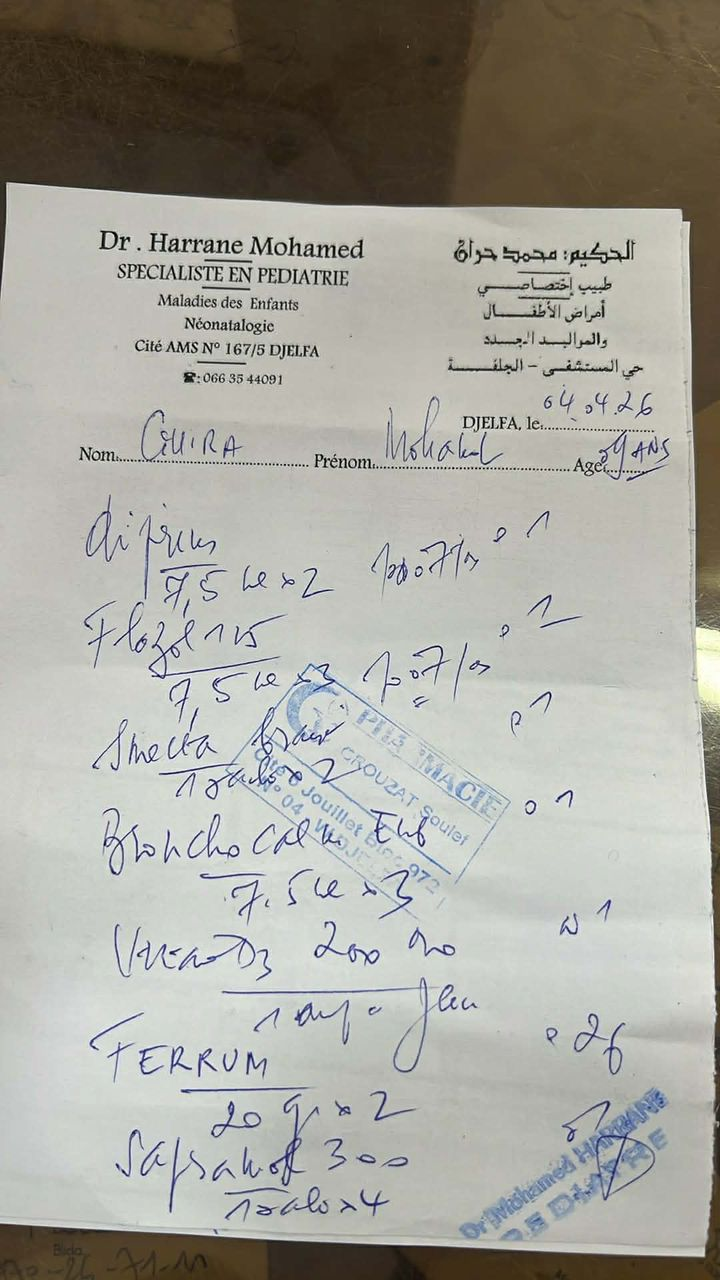
#> input picture ocr-model/real_data_raw/WhatsApp Image 2026-04-06 at 11.36.48 AM (1).jpeg, 720 x 1280 px; its folder holds only this picture in this run
$ python extract_real_lines.py
#> lines starting #> are read from the running program, lines starting #| are printed output that depends on the picture; after the words box and inside, x2 and y2 are one past the last pixel; in counts of white or black regions, pixels touching at a corner belong together
"""
extract_real_lines.py  (v2 — adaptive kernel)

Extracts text line crops from real prescription photos.
Uses resolution-adaptive morphological parameters so it works equally
on both low-res (1200px) and high-res (3000px+) phone photos.

Output: real_data_lines/<stem>_line_N.jpg  for each detected line
        real_data_lines/real_annotations.csv  (empty text column, seed)

Run:
    python ocr-model/extract_real_lines.py
"""

import csv
import os
from pathlib import Path

import cv2
import numpy as np

RAW_DIR = Path(__file__).parent / "real_data_raw"
OUT_DIR = Path(__file__).parent / "real_data_lines"


def preprocess(img: np.ndarray) -> np.ndarray:
    """Normalize contrast via CLAHE, keep color image for saving."""
    gray = cv2.cvtColor(img, cv2.COLOR_BGR2GRAY)
    clahe = cv2.createCLAHE(clipLimit=2.0, tileGridSize=(8, 8))
    return clahe.apply(gray)


def detect_lines(gray: np.ndarray, img_w: int, img_h: int) -> list[dict]:
    """
    Morphological line detection with kernel sizes relative to image width.
    This is the key fix: large images need larger kernels.
    """
    # Binary (text = white)
    thresh = cv2.adaptiveThreshold(
        gray, 255,
        cv2.ADAPTIVE_THRESH_GAUSSIAN_C,
        cv2.THRESH_BINARY_INV,
        blockSize=max(11, img_w // 100 | 1),  # odd, scales with resolution
        C=10,
    )

    # Horizontal dilation: width = ~5% of image width, height = 3-5 pixels
    kw = max(20, img_w // 20)   # ~5% of width
    kh = max(3, img_h // 300)   # very thin vertically
    kernel = cv2.getStructuringElement(cv2.MORPH_RECT, (kw, kh))
    dilated = cv2.dilate(thresh, kernel, iterations=2)

    contours, _ = cv2.findContours(dilated, cv2.RETR_EXTERNAL, cv2.CHAIN_APPROX_SIMPLE)

    min_w = img_w * 0.10   # line must be at least 10% of image width
    min_h = img_h * 0.008  # at least 0.8% of image height
    max_h = img_h * 0.15   # at most 15% (catches multi-line blobs)

    boxes = []
    for cnt in contours:
        x, y, cw, ch = cv2.boundingRect(cnt)
        if cw >= min_w and min_h <= ch <= max_h:
            boxes.append({"x": x, "y": y, "w": cw, "h": ch})

    # Sort top-to-bottom, merge overlapping/adjacent lines
    boxes.sort(key=lambda b: b["y"])
    merged = merge_close_boxes(boxes, gap=max(8, img_h // 150))
    return merged


def merge_close_boxes(boxes: list[dict], gap: int) -> list[dict]:
    """Merge boxes whose y-ranges overlap or are within `gap` pixels."""
    if not boxes:
        return []
    merged = [boxes[0].copy()]
    for b in boxes[1:]:
        prev = merged[-1]
        prev_bottom = prev["y"] + prev["h"]
        b_top = b["y"]
        if b_top <= prev_bottom + gap:
            # Extend previous box
            new_bottom = max(prev_bottom, b["y"] + b["h"])
            prev["x"] = min(prev["x"], b["x"])
            prev["w"] = max(prev["x"] + prev["w"], b["x"] + b["w"]) - prev["x"]
            prev["h"] = new_bottom - prev["y"]
        else:
            merged.append(b.copy())
    return merged


def main() -> None:
    OUT_DIR.mkdir(exist_ok=True)

    images = sorted(
        f for f in RAW_DIR.iterdir()
        if f.suffix.lower() in {".jpg", ".jpeg", ".png"}
    )
    print(f"[extract] {len(images)} prescription images in {RAW_DIR}")

    annotation_rows: list[tuple[str, str]] = []
    total_lines = 0

    for img_path in images:
        img = cv2.imread(str(img_path))
#> img is the input picture: shape (1280, 720, 3); mean B, G, R 157.3, 164.7, 165.9
        if img is None:
            print(f"  SKIP (unreadable): {img_path.name}")
            continue

        h, w = img.shape[:2]
#> h = 1280; w = 720
        gray = preprocess(img)
#> in preprocess, `gray = cv2.cvtColor(img, cv2.COLOR_BGR2GRAY)`:
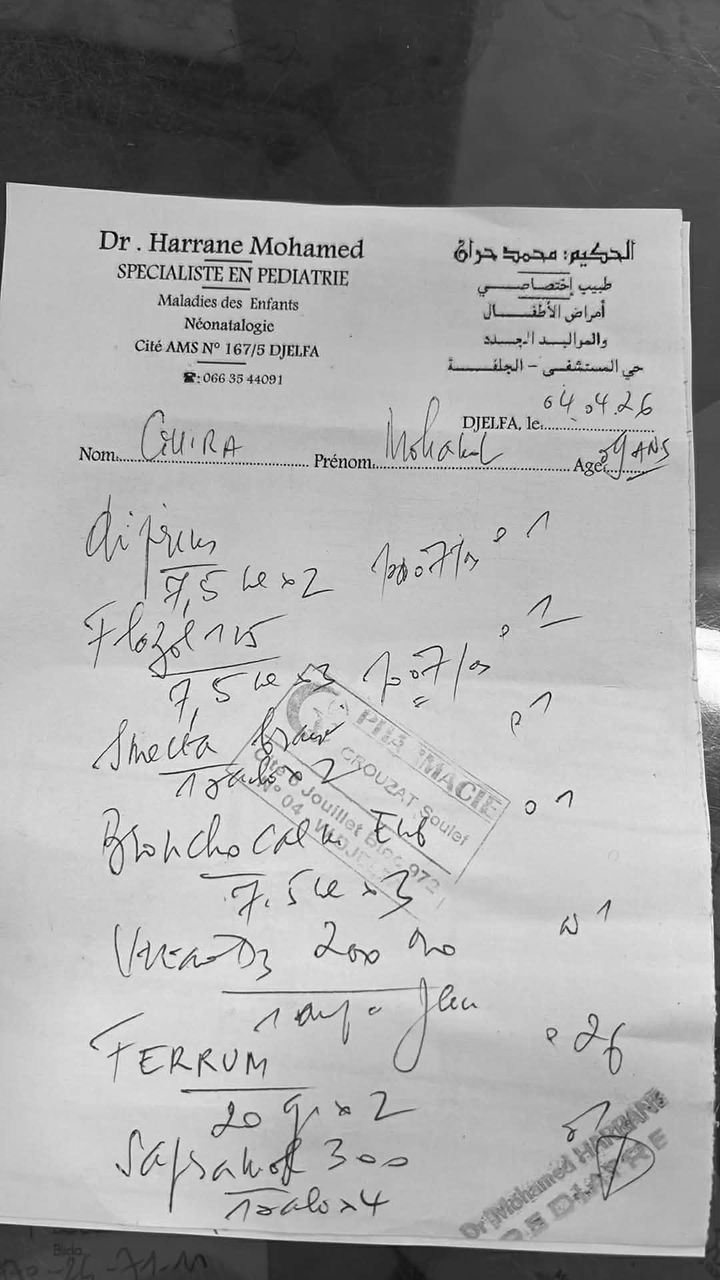
#> gray: shape (1280, 720); min 0, max 255, mean 164.3
#> in preprocess, `return clahe.apply(gray)`:
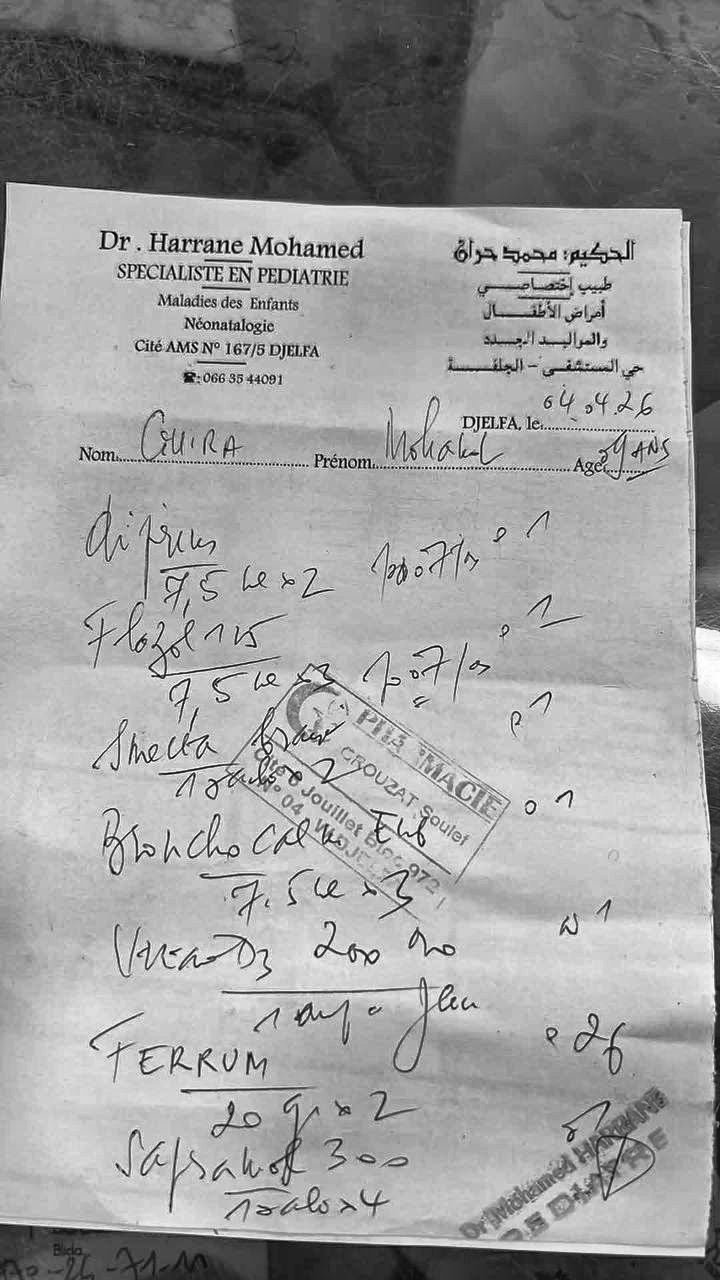
#> returned value: shape (1280, 720); min 1, max 255, mean 157.3
        boxes = detect_lines(gray, w, h)
#> in detect_lines, `thresh = cv2.adaptiveThreshold( gray, 255, cv2.ADAPTIVE_THRESH_GAUSSIA..`:
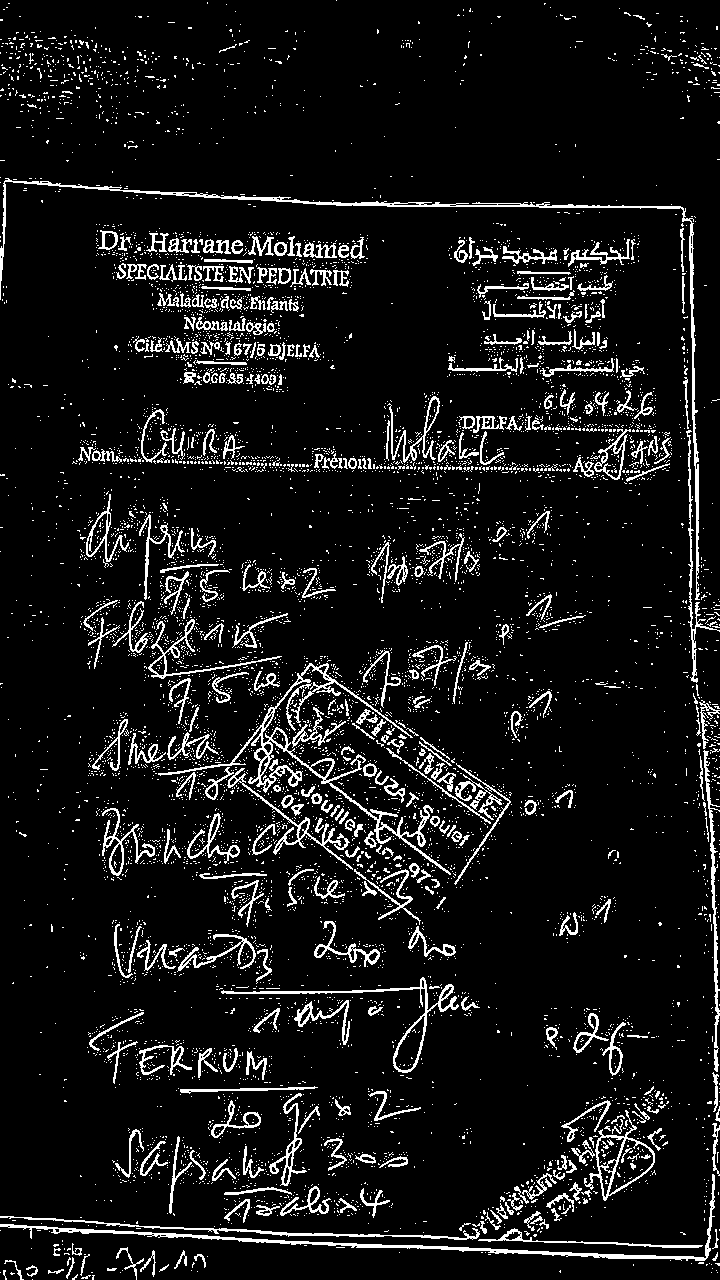
#> thresh: shape (1280, 720); 8.5% white in thin lines or dots
#> in detect_lines, `dilated = cv2.dilate(thresh, kernel, iterations=2)`:
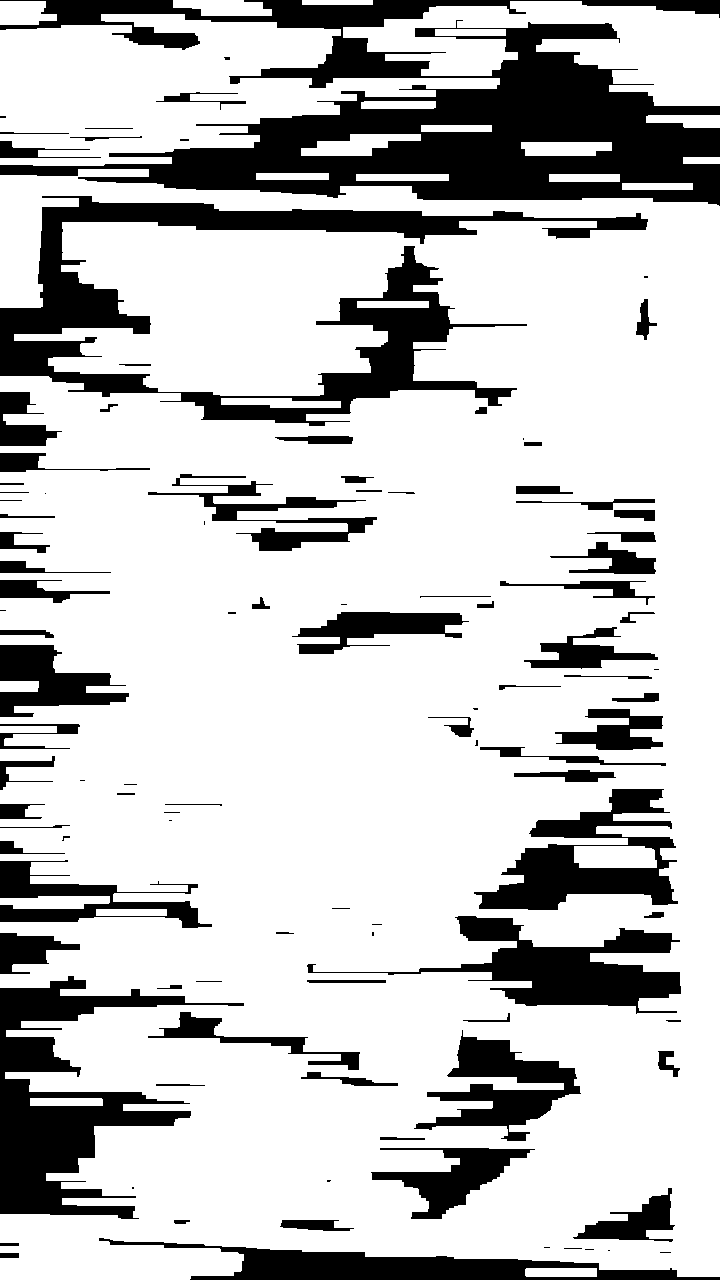
#> dilated: shape (1280, 720); 77.3% white; 107 black regions (28 under 20 px)
#> in detect_lines, `contours, _ = cv2.findContours(dilated, cv2.RETR_EXTERNAL, cv2.CHAIN_A..`: contours = 25 contours; largest, box (x1, y1, x2, y2) and area: (0, 169, 720, 1280) 689706, (0, 14, 500, 166) 40162, (343, 1, 720, 106) 19591, (301, 134, 421, 156) 1423, (173, 0, 272, 16) 1138
#> the loop in detect_lines, `for cnt in contours:` made 25 passes
#> (x, y, cw, ch) on passes 1, 2, 4, 6, 7, 13, 15, 16, 18, 19, 21, 22: (525, 1268, 72, 9), (30, 1098, 73, 8), (0, 896, 110, 13), (0, 681, 39, 11), (221, 398, 120, 10), (0, 169, 720, 1111), (521, 142, 91, 14), (301, 134, 120, 22), (646, 115, 74, 13), (361, 101, 75, 8), (0, 14, 500, 152), (343, 1, 377, 105)
#> (cnt, x, y, cw, ch) on passes 3, 5, 8, 9, 10, 11: ([[96, 909], [96, 915], [166, 915], [166, 909]], 96, 909, 71, 7), ([[0, 726], [0, 732], [56, 732], [56, 726]], 0, 726, 57, 7), ([[357, 301], [357, 307], [428, 307], [428, 301]], 357, 301, 72, 7), ([[622, 183], [622, 189], [692, 189], [692, 183]], 622, 183, 71, 7), ([[549, 174], [549, 181], [619, 181], [619, 174]], 549, 174, 71, 8), ([[356, 174], [356, 180], [448, 180], [448, 174]], 356, 174, 93, 7)
#> after the loop in detect_lines, `for cnt in contours:`: boxes = 7 items
#> the loop in merge_close_boxes, `for b in boxes[1:]:` made 6 passes
#> (b, prev_bottom, b_top, new_bottom) on passes 1 to 5: ({'x': 343, 'y': 1, 'w': 377, 'h': 105}, 16, 1, 106), ({'x': 0, 'y': 14, 'w': 500, 'h': 152}, 106, 14, 166), ({'x': 646, 'y': 115, 'w': 74, 'h': 13}, 166, 115, 166), ({'x': 301, 'y': 134, 'w': 120, 'h': 22}, 166, 134, 166), ({'x': 521, 'y': 142, 'w': 91, 'h': 14}, 166, 142, 166)
#> (b, prev_bottom, b_top) on pass 6: ({'x': 0, 'y': 896, 'w': 110, 'h': 13}, 166, 896)
#> after the loop in merge_close_boxes, `for b in boxes[1:]:`: merged = 2 items
#> boxes = 2 items

        if len(boxes) < 2:
            # Fallback: split image into equal horizontal bands
            n_bands = 10
            band_h = h // n_bands
            boxes = [{"x": 0, "y": i * band_h, "w": w, "h": band_h}
                     for i in range(n_bands)]
            print(f"  FALLBACK bands ({n_bands}) for: {img_path.name}")

        stem = img_path.stem
        pad = max(6, h // 200)
#> pad = 6
        saved = 0
        for i, box in enumerate(boxes):
            x1 = max(0, box["x"] - pad)
            y1 = max(0, box["y"] - pad)
            x2 = min(w, box["x"] + box["w"] + pad)
            y2 = min(h, box["y"] + box["h"] + pad)
            crop = img[y1:y2, x1:x2]
            if crop.size == 0 or (y2 - y1) < 10:
                continue
            out_name = f"{stem}_line_{i}.jpg"
            cv2.imwrite(str(OUT_DIR / out_name), crop)
            annotation_rows.append((out_name, ""))
            saved += 1
#> this loop made 2 passes
#> (box, x1, y1, x2, y2, saved) on passes 1 to 2: ({'x': 0, 'y': 0, 'w': 720, 'h': 166}, 0, 0, 720, 172, 1), ({'x': 0, 'y': 896, 'w': 110, 'h': 13}, 0, 890, 116, 915, 2)
#> pass 1, in main, `crop = img[y1:y2, x1:x2]`:
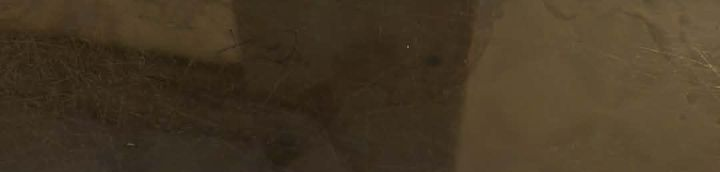
#> crop: shape (172, 720, 3); mean B, G, R 36.9, 56.5, 70.5
#> pass 2, in main, `crop = img[y1:y2, x1:x2]`:
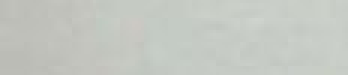
#> crop: shape (25, 116, 3) (shown 3 times larger); mean B, G, R 193.9, 200.2, 196.3
#> after the loop, annotation_rows = 2 items; saved = 2

        total_lines += saved
#> total_lines = 2
        print(f"  {saved:3d} lines  |  {img_path.name}")
#|     2 lines  |  WhatsApp Image 2026-04-06 at 11.36.48 AM (1).jpeg

    # Merge into existing CSV instead of overwriting, to preserve any cached
    # Gemini annotations from a previous auto_annotate run.
    csv_path = OUT_DIR / "real_annotations.csv"
    existing_labels: dict[str, str] = {}
    if csv_path.exists():
        with open(csv_path, encoding="utf-8") as f:
#> (reads ocr-model/real_data_lines/real_annotations.csv from the repository)
            for row in csv.DictReader(f):
                existing_labels[row["file_name"]] = row.get("text", "")

    with open(csv_path, "w", encoding="utf-8", newline="") as f:
        w_csv = csv.writer(f)
        w_csv.writerow(["file_name", "text"])
        for name, _ in annotation_rows:
            w_csv.writerow([name, existing_labels.get(name, "")])
#> this loop made 2 passes

    print(f"\n[extract] done. {total_lines} line crops -> {OUT_DIR}")
#| [extract] done. 2 line crops -> ocr-model/real_data_lines
    print(f"Next: python ocr-model/auto_annotate_v2.py")


if __name__ == "__main__":
    main()
